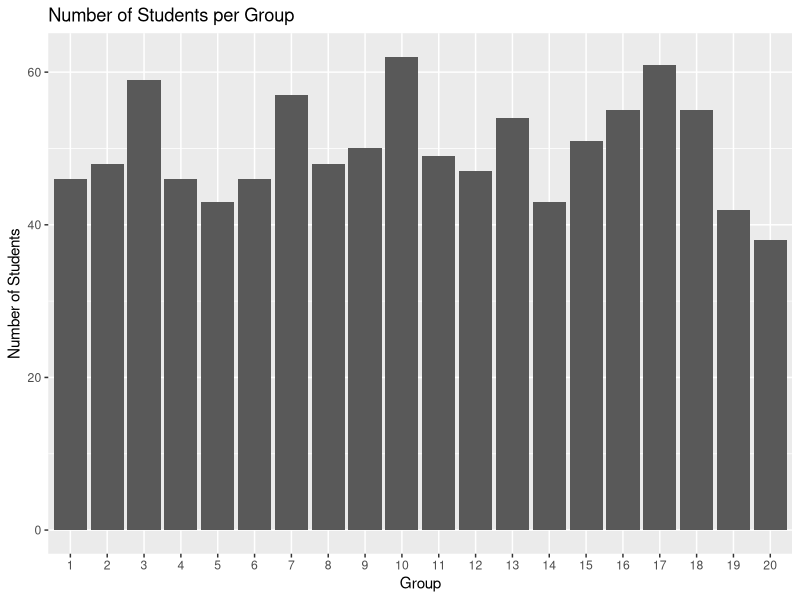
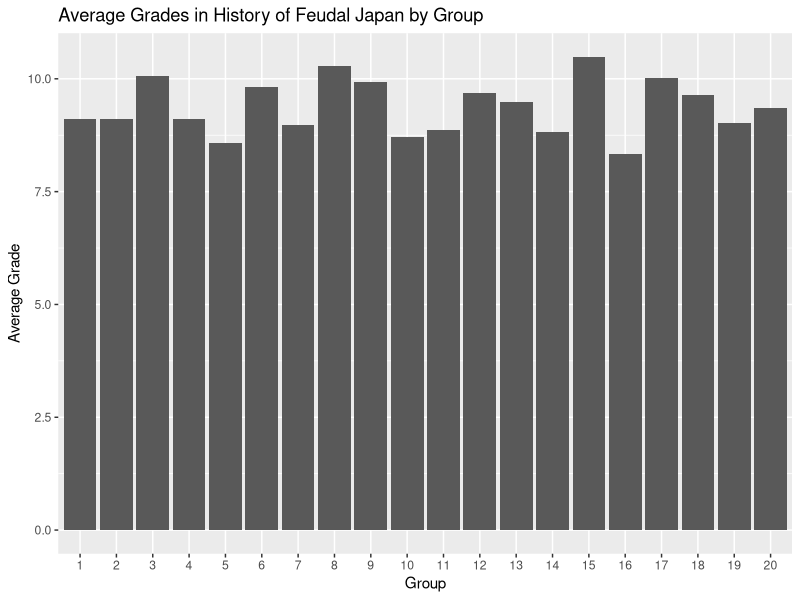
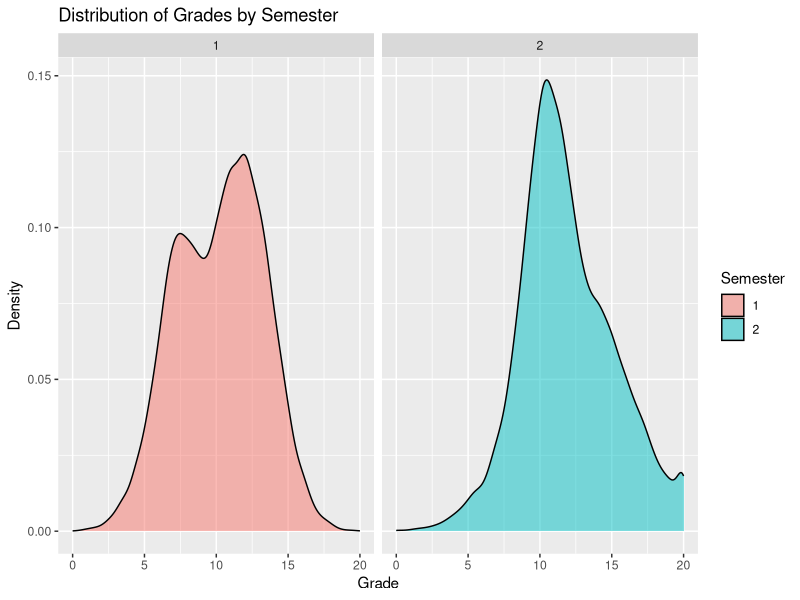
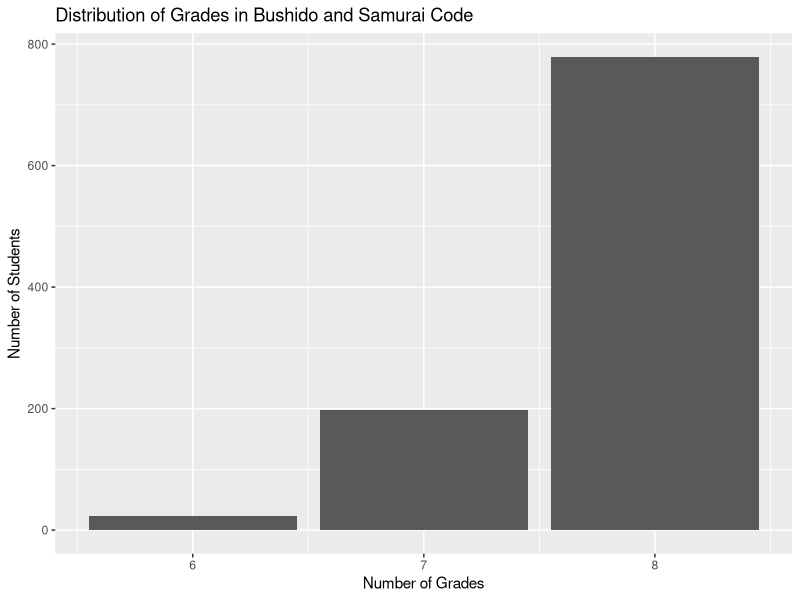
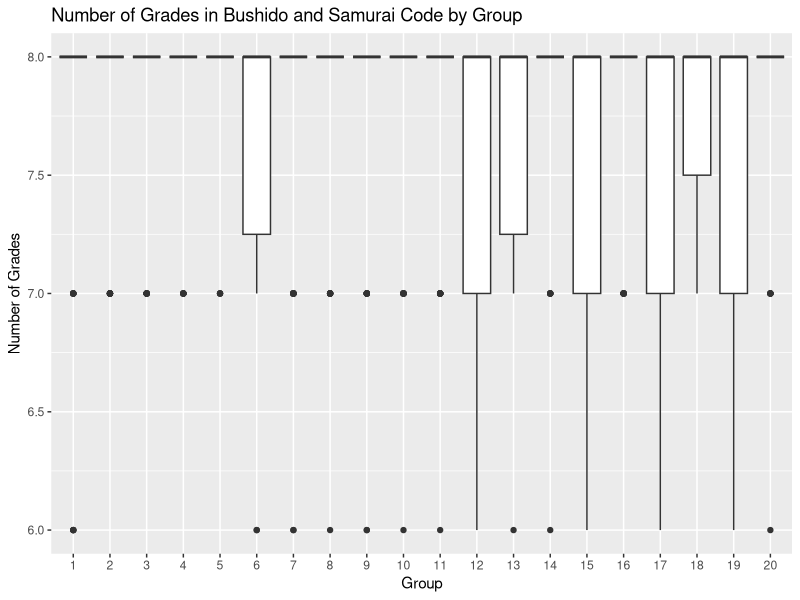

The R source for these figures, in order:
## ---- chunk 1
library(dplyr)
library(readr)
library(tidyr)
grades <- read.csv("grades.csv")
## ---- chunk 2

## ---- chunk 3
library(knitr)
unique_students <- grades %>% distinct(id)
num_students <- nrow(unique_students)
unique_students %>% slice_head(n = 5) %>% knitr::kable()
## ---- chunk 4
students <- grades %>% distinct(id, group)
students %>% slice_head(n = 5) %>% knitr::kable()
## ---- chunk 5
library(ggplot2)
grades %>%
  distinct(id, group) %>%
  count(group) %>%
  ggplot(aes(x = factor(group), y = n)) +
  geom_bar(stat = "identity") +
  labs(x = "Group", y = "Number of Students", title = "Number of Students per Group")
## ---- chunk 6
grades %>%
  filter(course == "History of Feudal Japan") %>%
  group_by(group) %>%
  summarize(avg_grade = mean(grade, na.rm = TRUE)) %>%
  ggplot(aes(x = factor(group), y = avg_grade)) +
  geom_col() +
  labs(x = "Group", y = "Average Grade", title = "Average Grades in History of Feudal Japan by Group")
## ---- chunk 7
grades %>%
  ggplot(aes(x = grade, fill = factor(semester))) +
  geom_density(alpha = 0.5) +
  facet_wrap(~ semester) +
  labs(x = "Grade", y = "Density", fill = "Semester", title = "Distribution of Grades by Semester")
## ---- chunk 8
grades_per_student <- grades %>%
  group_by(id, group) %>%
  summarize(
    num_grades = n(),
    min_grade = min(grade),
    max_grade = max(grade),
    avg_grade = mean(grade),
    median_grade = median(grade),
    .groups = "drop"
  )
grades_per_student %>% slice_head(n = 5) %>% knitr::kable()
## ---- chunk 9
bushido_grades <- grades %>%
  filter(course == "Bushido and Samurai Code") %>%
  group_by(id, group) %>%
  summarize(num_bushido_grades = n(), .groups = "drop")
bushido_grades %>% slice_head(n = 5) %>% knitr::kable()
## ---- chunk 10
bushido_grades %>%
  count(num_bushido_grades) %>%
  ggplot(aes(x = num_bushido_grades, y = n)) +
  geom_bar(stat = "identity") +
  labs(x = "Number of Grades", y = "Number of Students", title = "Distribution of Grades in Bushido and Samurai Code")
## ---- chunk 11
bushido_grades %>%
  ggplot(aes(x = factor(group), y = num_bushido_grades)) +
  geom_boxplot() +
  labs(x = "Group", y = "Number of Grades", title = "Number of Grades in Bushido and Samurai Code by Group")
## ---- chunk 12
average_grades <- grades %>%
  group_by(id, group, course) %>%
  summarize(avg_grade = round(mean(grade, na.rm = TRUE), 2), .groups = "drop")
average_grades_wide <- average_grades %>%
  pivot_wider(names_from = course, values_from = avg_grade)
average_grades_wide %>% slice_head(n = 5) %>% knitr::kable()
